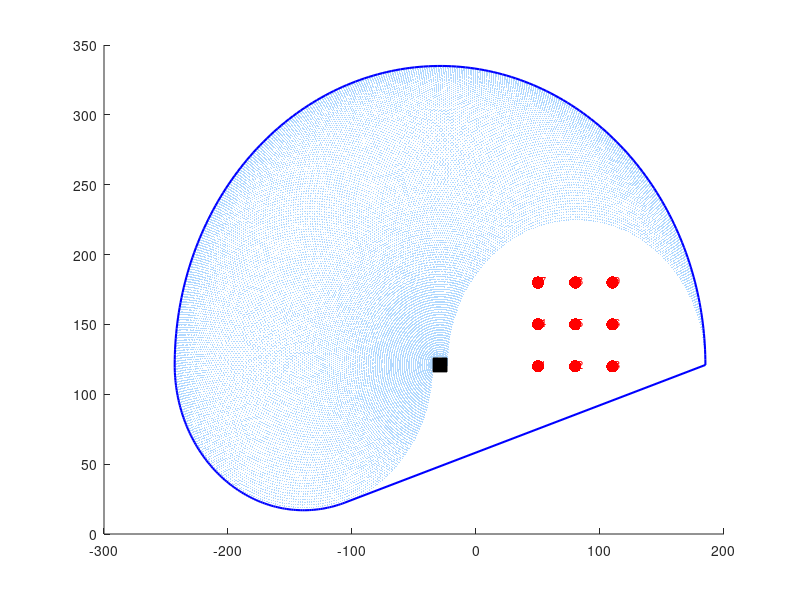

Write MATLAB code to recreate this figure. (Note: this script raises an error after producing the figure.)
%% workspace_plot.m — Reachable Workspace Visualization for RRP Robot
% Generates a 2D reachable workspace plot for the 2-DOF planar arm (J1+J2).
% The prismatic joint (J3) is not a positioning joint; it is excluded.
%
% Robot parameters (from robot_kinematics.m):
%   Link 1: 110 mm  (J1 -> J2)
%   Link 2: 104 mm  (J2 -> EE)
%   Base offset: X = -29 mm, Y = 121 mm
%
% Run from the repo root:
%   workspace_plot
%
% Outputs:
%   kinematics/workspace.png  — reachable workspace figure (saved automatically)

clear; close all;

%% Parameters
L1 = 110;   % mm — link 1 length
L2 = 104;   % mm — link 2 length
base_x = -29;  % mm — base offset X
base_y = 121;  % mm — base offset Y

% Joint limits (mechanical stops, from test_robot.m calibration)
% theta1: full 0..180 deg range (servo maps 0->180)
% theta2: full 0..180 deg range
THETA1_MIN = 0;    THETA1_MAX = 180;   % degrees
THETA2_MIN = 0;    THETA2_MAX = 180;   % degrees

%% Sweep all valid joint configurations
theta1_vals = linspace(THETA1_MIN, THETA1_MAX, 180);
theta2_vals = linspace(THETA2_MIN, THETA2_MAX, 180);

reachable_x = [];
reachable_y = [];

for t1 = theta1_vals
    for t2 = theta2_vals
        t1r = deg2rad(t1);
        t2r = deg2rad(t2);

        % Forward kinematics (planar, from base frame)
        x = L1*cos(t1r) + L2*cos(t1r + t2r);
        y = L1*sin(t1r) + L2*sin(t1r + t2r);

        % Transform to world frame (add base offset)
        reachable_x(end+1) = x + base_x;
        reachable_y(end+1) = y + base_y;
    end
end

%% Drawing surface: TicTacToe grid squares (from robot_kinematics.m)
% Grid center approximately at (80, 150) mm from robot origin
grid_center_x = 80;
grid_center_y = 150;
cell_size = 30;  % mm per cell

grid_x = [];
grid_y = [];
for row = -1:1
    for col = -1:1
        grid_x(end+1) = grid_center_x + col * cell_size;
        grid_y(end+1) = grid_center_y + row * cell_size;
    end
end

%% Plot
fig = figure('Position', [100 100 700 700]);

% Reachable workspace (scatter)
scatter(reachable_x, reachable_y, 1, [0.7 0.85 1.0], 'filled', ...
    'DisplayName', 'Reachable workspace');
hold on;

% Outer boundary trace (convex hull)
try
    k = convhull(reachable_x, reachable_y);
    plot(reachable_x(k), reachable_y(k), 'b-', 'LineWidth', 1.5, ...
        'DisplayName', 'Workspace boundary');
catch
end

% Base position
plot(base_x, base_y, 'ks', 'MarkerSize', 10, 'MarkerFaceColor', 'k', ...
    'DisplayName', 'Robot base');

% TicTacToe grid squares
scatter(grid_x, grid_y, 80, 'r', 'filled', 'DisplayName', 'Grid squares');
for i = 1:length(grid_x)
    text(grid_x(i)+2, grid_y(i)+2, num2str(i), 'FontSize', 8, 'Color', 'r');
end

% Workspace radius circles for reference
theta_circle = linspace(0, 2*pi, 360);
r_max = L1 + L2;
r_min = abs(L1 - L2);
plot(base_x + r_max*cos(theta_circle), base_y + r_max*sin(theta_circle), ...
    'k--', 'Alpha', 0.3, 'DisplayName', sprintf('Max reach (%d mm)', r_max));
plot(base_x + r_min*cos(theta_circle), base_y + r_min*sin(theta_circle), ...
    'k:', 'Alpha', 0.3, 'DisplayName', sprintf('Min reach (%d mm)', r_min));

%% Labels and formatting
xlabel('X (mm)'); ylabel('Y (mm)');
title(sprintf('RRP Robot — Reachable Workspace\nL1=%d mm, L2=%d mm, Base=(%d,%d)', ...
    L1, L2, base_x, base_y));
legend('Location', 'northwest', 'FontSize', 9);
axis equal; grid on;
xlim([-250 250]); ylim([-50 350]);

% Add reach annotation
annotation('textbox', [0.62 0.04 0.35 0.08], ...
    'String', sprintf('Max reach: %d mm\nMin reach: %d mm', r_max, r_min), ...
    'FitBoxToText', 'on', 'BackgroundColor', 'white', 'FontSize', 8);

%% Save figure
out_dir = fileparts(mfilename('fullpath'));
out_path = fullfile(out_dir, 'workspace.png');
exportgraphics(fig, out_path, 'Resolution', 150);
fprintf('Workspace plot saved: %s\n', out_path);
fprintf('Max reach: %d mm\n', r_max);
fprintf('Min reach: %d mm\n', r_min);

% Check all 9 grid squares are reachable
in_workspace = false(1, length(grid_x));
for i = 1:length(grid_x)
    dx = grid_x(i) - base_x;
    dy = grid_y(i) - base_y;
    r = sqrt(dx^2 + dy^2);
    in_workspace(i) = (r >= r_min) && (r <= r_max);
end
fprintf('\nGrid square reachability (%d/9 in workspace):\n', sum(in_workspace));
for i = 1:length(grid_x)
    fprintf('  Square %d (%3.0f, %3.0f mm): %s\n', i, grid_x(i), grid_y(i), ...
        ternary(in_workspace(i), 'reachable', 'OUT OF REACH'));
end

function s = ternary(cond, a, b)
    if cond, s = a; else, s = b; end
end
